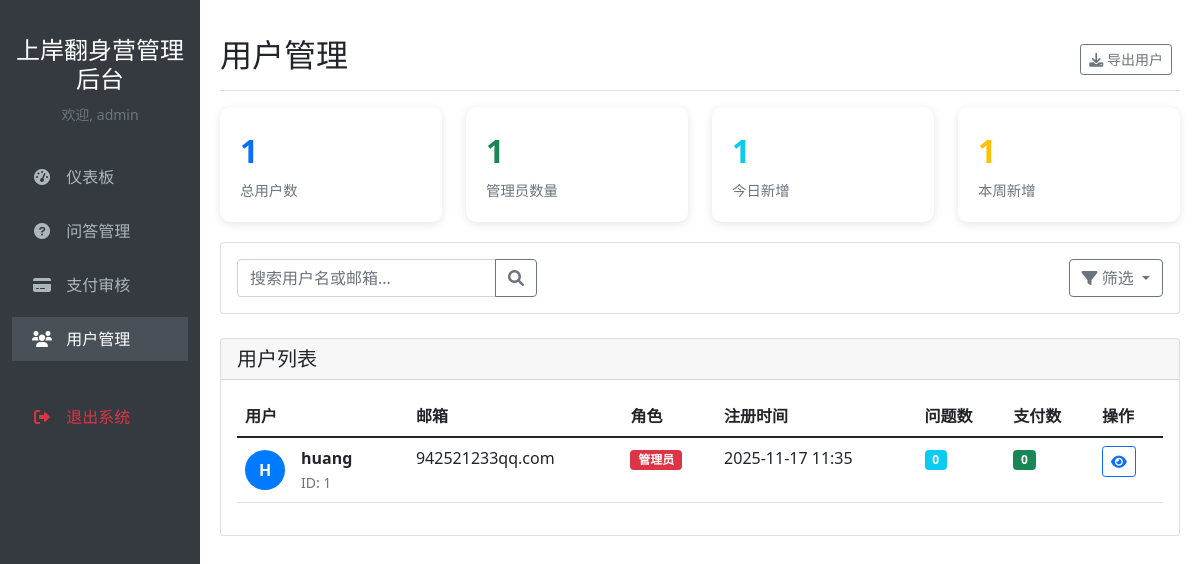
The page /admin/users (signed in) on the database its author committed.
### app.py (models this page shows, shortened)
class User(db.Model):
    id = db.Column(db.Integer, primary_key=True)
    username = db.Column(db.String(80), unique=True, nullable=False)
    email = db.Column(db.String(120), unique=True, nullable=False)
    password = db.Column(db.String(200), nullable=False)
    is_admin = db.Column(db.Boolean, default=False)
    create_time = db.Column(db.DateTime, default=datetime.now)
    payments = db.relationship('Payment', backref='user', lazy=True)
    questions = db.relationship('Question', backref='user', lazy=True)

### app.py (the view)
@app.route('/admin/users')
@admin_required
def admin_users():
    try:
        users = User.query.order_by(User.create_time.desc()).all()
        return render_template('admin_users.html',
                             users=users,
                             now=datetime.now(),
                             timedelta=timedelta)
    except Exception as e:
        flash(f'用户管理页面加载失败: {str(e)}', 'error')
        return redirect(url_for('admin_dashboard'))

### app.py (called while the page is built)
def admin_required(f):
    @wraps(f)
    def decorated_function(*args, **kwargs):
        if not session.get('admin_logged_in'):
            flash('请先登录管理员账号', 'warning')
            return redirect(url_for('admin_login'))
        return f(*args, **kwargs)
    return decorated_function

@app.template_test('date_equal')
def date_equal_test(dt, date_str_or_date):
    if not isinstance(dt, datetime):
        return False
    if isinstance(date_str_or_date, str):
        compare_date = datetime.strptime(date_str_or_date, '%Y-%m-%d').date()
    else:
        compare_date = date_str_or_date
    return dt.date() == compare_date

@app.template_test('date_ge')
def date_ge_test(dt, date_str_or_date):
    if not isinstance(dt, datetime):
        return False
    if isinstance(date_str_or_date, str):
        compare_date = datetime.strptime(date_str_or_date, '%Y-%m-%d').date()
    else:
        compare_date = date_str_or_date
    return dt.date() >= compare_date

### templates/admin_users.html (shortened to what this page needs)
<!DOCTYPE html>
<html lang="zh-CN">
<head>
    <link href="https://cdn.jsdelivr.net/npm/bootstrap@5.1.3/dist/css/bootstrap.min.css" rel="stylesheet">
    <link rel="stylesheet" href="https://cdnjs.cloudflare.com/ajax/libs/font-awesome/6.0.0/css/all.min.css">
</head>
<body>
    <div class="container-fluid">
        <div class="row">
            <nav class="col-md-3 col-lg-2 d-md-block sidebar collapse">
                <div class="position-sticky pt-3">
                    <div class="sidebar-header text-center mb-4">
                        <h4>上岸翻身营管理后台</h4>
                        <small class="text-muted">欢迎, {{ session.get('admin_username') }}</small>
                    </div>
                    <ul class="nav flex-column">
                        <li class="nav-item">
                            <a class="nav-link" href="{{ url_for('admin_dashboard') }}">
                                <i class="fas fa-tachometer-alt"></i>
                                仪表板
                            </a>
                        </li>
                        <li class="nav-item">
                            <a class="nav-link" href="{{ url_for('admin_questions') }}">
                                <i class="fas fa-question-circle"></i>
                                问答管理
                            </a>
                        </li>
                        <li class="nav-item">
                            <a class="nav-link" href="{{ url_for('admin_payments') }}">
                                <i class="fas fa-credit-card"></i>
                                支付审核
                            </a>
                        </li>
                        <li class="nav-item">
                            <a class="nav-link active" href="{{ url_for('admin_users') }}">
                                <i class="fas fa-users"></i>
                                用户管理
                            </a>
                        </li>
                        <li class="nav-item mt-4">
                            <a class="nav-link text-danger" href="{{ url_for('admin_logout') }}">
                                <i class="fas fa-sign-out-alt"></i>
                                退出系统
                            </a>
                        </li>
                    </ul>
                </div>
            </nav>
            <main class="col-md-9 ms-sm-auto col-lg-10 main-content">
                <div
                    class="d-flex justify-content-between flex-wrap flex-md-nowrap align-items-center pt-3 pb-2 mb-3 border-bottom">
                    <h1 class="h2">用户管理</h1>
                    <div class="btn-toolbar mb-2 mb-md-0">
                        <div class="btn-group me-2">
                            <button type="button" class="btn btn-sm btn-outline-secondary" id="exportUsers">
                                <i class="fas fa-download"></i> 导出用户
                            </button>
                        </div>
                    </div>
                </div>
                <div class="row">
                    <div class="col-xl-3 col-md-6">
                        <div class="user-stats">
                            <div class="stat-number text-primary">{{ users|length }}</div>
                            <div class="stat-label">总用户数</div>
                        </div>
                    </div>
                    <div class="col-xl-3 col-md-6">
                        <div class="user-stats">
                            <div class="stat-number text-success">{{ users|selectattr("is_admin")|list|length }}</div>
                            <div class="stat-label">管理员数量</div>
                        </div>
                    </div>
                    <div class="col-xl-3 col-md-6">
                        <div class="user-stats">
                            <div class="stat-number text-info">
                                {% set today = now.date() if now else none %}
                                {% if today %}
                                {{ users|selectattr("create_time", "date_equal", today)|list|length }}
                                {% else %}
                                0
                                {% endif %}
                            </div>
                            <div class="stat-label">今日新增</div>
                        </div>
                    </div>
                    <div class="col-xl-3 col-md-6">
                        <div class="user-stats">
                            <div class="stat-number text-warning">
                                {% set week_ago = (now - timedelta(days=7)).date() if now else none %}
                                {% if week_ago %}
                                {{ users|selectattr("create_time", "date_ge", week_ago)|list|length }}
                                {% else %}
                                0
                                {% endif %}
                            </div>
                            <div class="stat-label">本周新增</div>
                        </div>
                    </div>
                </div>
                <div class="card mb-4">
                    <div class="card-body">
                        <div class="row">
                            <div class="col-md-6">
                                <div class="input-group search-box">
                                    <input type="text" class="form-control" placeholder="搜索用户名或邮箱..." id="searchInput">
                                    <button class="btn btn-outline-secondary" type="button" id="searchButton">
                                        <i class="fas fa-search"></i>
                                    </button>
                                </div>
                            </div>
                            <div class="col-md-6">
                                <div class="d-flex justify-content-end">
                                    <div class="btn-group">
                                        <button class="btn btn-outline-secondary dropdown-toggle" type="button"
                                            data-bs-toggle="dropdown">
                                            <i class="fas fa-filter"></i> 筛选
                                        </button>
                                    </div>
                                </div>
                            </div>
                        </div>
                    </div>
                </div>
                <div class="card">
                    <div class="card-header">
                        <h5 class="mb-0">用户列表</h5>
                    </div>
                    <div class="card-body">
                        {% if users %}
                        <div class="table-responsive">
                            <table class="table table-hover" id="usersTable">
                                <thead>
                                    <tr>
                                        <th>用户</th>
                                        <th>邮箱</th>
                                        <th>角色</th>
                                        <th>注册时间</th>
                                        <th>问题数</th>
                                        <th>支付数</th>
                                        <th>操作</th>
                                    </tr>
                                </thead>
                                <tbody>
                                    {% for user in users %}
                                    <tr class="user-row" data-user-id="{{ user.id }}"
                                        data-is-admin="{{ 'true' if user.is_admin else 'false' }}"
                                        data-register-date="{{ user.create_time.strftime('%Y-%m-%d') }}">
                                        <td>
                                            <div class="d-flex align-items-center">
                                                <div class="user-avatar me-3">
                                                    {{ user.username[0].upper() }}
                                                </div>
                                                <div>
                                                    <div class="fw-bold">{{ user.username }}</div>
                                                    <small class="text-muted">ID: {{ user.id }}</small>
                                                </div>
                                            </div>
                                        </td>
                                        <td>{{ user.email }}</td>
                                        <td>
                                            {% if user.is_admin %}
                                            <span class="badge badge-admin">管理员</span>
                                            {% else %}
                                            <span class="badge badge-user">普通用户</span>
                                            {% endif %}
                                        </td>
                                        <td>{{ user.create_time.strftime('%Y-%m-%d %H:%M') }}</td>
                                        <td>
                                            <span class="badge bg-info">{{ user.questions|length if user.questions else
                                                0 }}</span>
                                        </td>
                                        <td>
                                            <span class="badge bg-success">{{ user.payments|length if user.payments else
                                                0 }}</span>
                                        </td>
                                        <td class="table-actions">
                                            <button class="btn btn-sm btn-outline-primary view-user"
                                                data-bs-toggle="modal" data-bs-target="#userDetailModal"
                                                data-user-id="{{ user.id }}">
                                                <i class="fas fa-eye"></i>
                                            </button>
                                        </td>
                                    </tr>
                                    {% endfor %}
                                </tbody>
                            </table>
                        </div>
                        {% else %}
                        <div class="text-center py-4">
                            <i class="fas fa-users fa-3x text-muted mb-3"></i>
                            <h5 class="text-muted">暂无用户数据</h5>
                        </div>
                        {% endif %}
                    </div>
                </div>
            </main>
        </div>
    </div>
</body>
</html>

### templates/admin_users.html (style rules this page uses)
.sidebar { background: #343a40; color: white; height: 100vh; position: fixed; padding-top: 20px; }
.sidebar .nav-link { color: #adb5bd; padding: 10px 20px; margin: 5px 0; }
.sidebar .nav-link:hover, .sidebar .nav-link.active { color: white; background: #495057; }
.sidebar .nav-link i { margin-right: 10px; width: 20px; text-align: center; }
.main-content { margin-left: 250px; padding: 20px; }
.user-avatar { width: 40px; height: 40px; border-radius: 50%; background: #007bff; color: white; display: flex; align-items: center; justify-content: center; font-weight: bold; }
.table-actions { white-space: nowrap; }
.badge-admin { background: #dc3545; }
.search-box { max-width: 300px; }
.user-stats { background: white; border-radius: 10px; padding: 20px; box-shadow: 0 2px 10px rgba(0, 0, 0, 0.1); margin-bottom: 20px; }
.stat-number { font-size: 2rem; font-weight: bold; margin-bottom: 5px; }
.stat-label { color: #6c757d; font-size: 0.9rem; }

### rows shown on the page
User: username "H", username "huang", id "1", email "942521233qq.com", is_admin "管理员", create_time "2025-11-17 11:35", questions|length "0", payments|length "0"

### other values the page prints
{{ session.get('admin_username') }} "admin"
{{ users|length }} "1"
{{ users|selectattr("is_admin")|list|length }} "1"
{{ users|selectattr("create_time", "date_equal", today)|list|length }} "1"
{{ users|selectattr("create_time", "date_ge", week_ago)|list|length }} "1"
